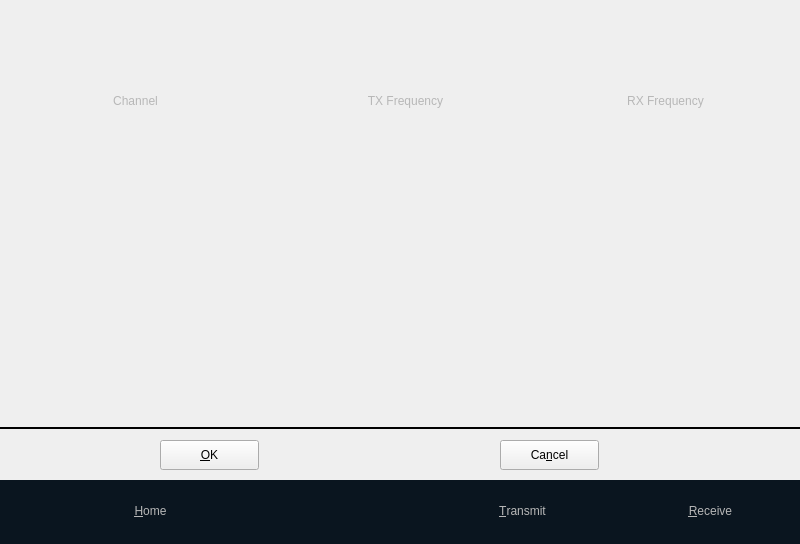
<?xml version="1.0" encoding="UTF-8"?>
<ui version="4.0">
 <class>IndividualFrequencyView</class>
 <widget class="QWidget" name="IndividualFrequencyView">
  <property name="geometry">
   <rect>
    <x>0</x>
    <y>0</y>
    <width>800</width>
    <height>544</height>
   </rect>
  </property>
  <property name="windowTitle">
   <string>Form</string>
  </property>
  <widget class="TitleWidget" name="titleWidget" native="true">
   <property name="geometry">
    <rect>
     <x>0</x>
     <y>0</y>
     <width>800</width>
     <height>51</height>
    </rect>
   </property>
  </widget>
  <widget class="QLabel" name="channelLabel">
   <property name="geometry">
    <rect>
     <x>30</x>
     <y>70</y>
     <width>211</width>
     <height>61</height>
    </rect>
   </property>
   <property name="styleSheet">
    <string notr="true">border-image: url(:/images/images/Call_Ellipse.png);
font: 20pt &quot;Ubuntu&quot;;
color: rgb(183, 183, 183);</string>
   </property>
   <property name="text">
    <string>Channel</string>
   </property>
   <property name="alignment">
    <set>Qt::AlignCenter</set>
   </property>
  </widget>
  <widget class="QLabel" name="txLabel">
   <property name="geometry">
    <rect>
     <x>300</x>
     <y>70</y>
     <width>211</width>
     <height>61</height>
    </rect>
   </property>
   <property name="styleSheet">
    <string notr="true">border-image: url(:/images/images/Call_Ellipse.png);
font: 20pt &quot;Ubuntu&quot;;
color: rgb(183, 183, 183);</string>
   </property>
   <property name="text">
    <string>TX Frequency</string>
   </property>
   <property name="alignment">
    <set>Qt::AlignCenter</set>
   </property>
  </widget>
  <widget class="QLabel" name="rxLabel">
   <property name="geometry">
    <rect>
     <x>560</x>
     <y>70</y>
     <width>211</width>
     <height>61</height>
    </rect>
   </property>
   <property name="styleSheet">
    <string notr="true">border-image: url(:/images/images/Call_Ellipse.png);
font: 20pt &quot;Ubuntu&quot;;
color: rgb(183, 183, 183);</string>
   </property>
   <property name="text">
    <string>RX Frequency</string>
   </property>
   <property name="alignment">
    <set>Qt::AlignCenter</set>
   </property>
  </widget>
  <widget class="QTableView" name="tableView">
   <property name="geometry">
    <rect>
     <x>0</x>
     <y>140</y>
     <width>800</width>
     <height>271</height>
    </rect>
   </property>
   <property name="styleSheet">
    <string notr="true"> color: gray;
background: transparent;
selection-background-color: qlineargradient(spread:pad, x1:0, y1:0, x2:0, y2:1, stop:0 rgba(48, 60, 76, 255), stop:1 rgba(7, 61, 82, 255));
selection-color: rgb(255, 255, 255);
font: 16pt &quot;Ubuntu&quot;;
    border:none;
</string>
   </property>
   <property name="verticalScrollBarPolicy">
    <enum>Qt::ScrollBarAlwaysOff</enum>
   </property>
   <property name="horizontalScrollBarPolicy">
    <enum>Qt::ScrollBarAlwaysOff</enum>
   </property>
   <property name="autoScroll">
    <bool>true</bool>
   </property>
   <property name="editTriggers">
    <set>QAbstractItemView::NoEditTriggers</set>
   </property>
   <property name="showGrid">
    <bool>false</bool>
   </property>
   <property name="wordWrap">
    <bool>true</bool>
   </property>
   <attribute name="horizontalHeaderVisible">
    <bool>false</bool>
   </attribute>
   <attribute name="verticalHeaderDefaultSectionSize">
    <number>40</number>
   </attribute>
  </widget>
  <widget class="QWidget" name="controlWidget" native="true">
   <property name="geometry">
    <rect>
     <x>0</x>
     <y>480</y>
     <width>800</width>
     <height>72</height>
    </rect>
   </property>
   <property name="autoFillBackground">
    <bool>false</bool>
   </property>
   <property name="styleSheet">
    <string notr="true"> background-color:rgb(10,21,31);</string>
   </property>
   <widget class="QToolButton" name="homeBtn">
    <property name="geometry">
     <rect>
      <x>80</x>
      <y>0</y>
      <width>141</width>
      <height>61</height>
     </rect>
    </property>
    <property name="styleSheet">
     <string notr="true">QToolButton{
    border:none;
    outline: none;
    color:rgb(86, 74, 74);
	color: rgb(183, 183, 183);
     background: transparent;
	font: 18pt &quot;Ubuntu&quot;;

}
QToolButton:focus{
    color:white;

}

</string>
    </property>
    <property name="text">
     <string>&amp;Home</string>
    </property>
    <property name="icon">
     <iconset>
      <normalon>:/images/home_normal</normalon>
      <selectedoff>:/images/home_normal</selectedoff>
      <selectedon>:/images/home_hover</selectedon>
     </iconset>
    </property>
    <property name="iconSize">
     <size>
      <width>56</width>
      <height>42</height>
     </size>
    </property>
    <property name="popupMode">
     <enum>QToolButton::DelayedPopup</enum>
    </property>
    <property name="toolButtonStyle">
     <enum>Qt::ToolButtonTextBesideIcon</enum>
    </property>
   </widget>
   <widget class="QToolButton" name="recevieBtn">
    <property name="geometry">
     <rect>
      <x>640</x>
      <y>0</y>
      <width>141</width>
      <height>61</height>
     </rect>
    </property>
    <property name="styleSheet">
     <string notr="true">QToolButton{
    border:none;
    outline: none;
    color:rgb(86, 74, 74);
	color: rgb(183, 183, 183);
     background: transparent;
	font: 18pt &quot;Ubuntu&quot;;

}
QToolButton:focus{
    color:white;

}

</string>
    </property>
    <property name="text">
     <string>&amp;Receive</string>
    </property>
    <property name="icon">
     <iconset>
      <normalon>:/images/images/Call_Bnt_SelNo.png</normalon>
      <selectedoff>:/images/images/station_gray.png</selectedoff>
      <selectedon>:/images/images/individual_white.png</selectedon>
     </iconset>
    </property>
    <property name="iconSize">
     <size>
      <width>40</width>
      <height>40</height>
     </size>
    </property>
    <property name="popupMode">
     <enum>QToolButton::DelayedPopup</enum>
    </property>
    <property name="toolButtonStyle">
     <enum>Qt::ToolButtonTextBesideIcon</enum>
    </property>
   </widget>
   <widget class="QToolButton" name="callBtn">
    <property name="geometry">
     <rect>
      <x>450</x>
      <y>0</y>
      <width>145</width>
      <height>61</height>
     </rect>
    </property>
    <property name="styleSheet">
     <string notr="true">QToolButton{
    border:none;
    outline: none;
    color:rgb(86, 74, 74);
	color: rgb(183, 183, 183);
     background: transparent;
	font: 18pt &quot;Ubuntu&quot;;

}
QToolButton:focus{
    color:white;

}

</string>
    </property>
    <property name="text">
     <string>&amp;Transmit</string>
    </property>
    <property name="icon">
     <iconset>
      <normalon>:/images/images/Call_Bnt_SelNo.png</normalon>
      <selectedoff>:/images/images/individual_gray.png</selectedoff>
      <selectedon>:/images/images/individual_white.png</selectedon>
     </iconset>
    </property>
    <property name="iconSize">
     <size>
      <width>40</width>
      <height>40</height>
     </size>
    </property>
    <property name="popupMode">
     <enum>QToolButton::DelayedPopup</enum>
    </property>
    <property name="toolButtonStyle">
     <enum>Qt::ToolButtonTextBesideIcon</enum>
    </property>
   </widget>
  </widget>
  <widget class="QPushButton" name="arrowUpButton">
   <property name="geometry">
    <rect>
     <x>370</x>
     <y>410</y>
     <width>30</width>
     <height>15</height>
    </rect>
   </property>
   <property name="autoFillBackground">
    <bool>false</bool>
   </property>
   <property name="styleSheet">
    <string notr="true">    border: none;
background-image: url(:/images/Arrow_up_gray);
selection-background-color: url(:/images/Arrow_up_white);</string>
   </property>
   <property name="text">
    <string/>
   </property>
  </widget>
  <widget class="Line" name="line">
   <property name="geometry">
    <rect>
     <x>0</x>
     <y>420</y>
     <width>800</width>
     <height>16</height>
    </rect>
   </property>
   <property name="styleSheet">
    <string notr="true">background:transparent;</string>
   </property>
   <property name="frameShadow">
    <enum>QFrame::Plain</enum>
   </property>
   <property name="lineWidth">
    <number>2</number>
   </property>
   <property name="orientation">
    <enum>Qt::Horizontal</enum>
   </property>
  </widget>
  <widget class="QPushButton" name="okBtn">
   <property name="geometry">
    <rect>
     <x>160</x>
     <y>440</y>
     <width>99</width>
     <height>30</height>
    </rect>
   </property>
   <property name="text">
    <string>&amp;OK</string>
   </property>
   <property name="icon">
    <iconset resource="../../resources/nbdp.qrc">
     <normaloff>:/images/images/OK.png</normaloff>:/images/images/OK.png</iconset>
   </property>
  </widget>
  <widget class="QPushButton" name="cancelBtn">
   <property name="geometry">
    <rect>
     <x>500</x>
     <y>440</y>
     <width>99</width>
     <height>30</height>
    </rect>
   </property>
   <property name="text">
    <string>Ca&amp;ncel</string>
   </property>
   <property name="icon">
    <iconset resource="../../resources/nbdp.qrc">
     <normaloff>:/images/cancel</normaloff>:/images/cancel</iconset>
   </property>
  </widget>
  <widget class="QPushButton" name="arrowDownButton">
   <property name="geometry">
    <rect>
     <x>450</x>
     <y>410</y>
     <width>30</width>
     <height>15</height>
    </rect>
   </property>
   <property name="autoFillBackground">
    <bool>false</bool>
   </property>
   <property name="styleSheet">
    <string notr="true">    border: none;
background-image: url(:/images/Arrow_down_gray);
selection-background-color: url(:/images/Arrow_down_white);</string>
   </property>
   <property name="text">
    <string/>
   </property>
  </widget>
 </widget>
 <customwidgets>
  <customwidget>
   <class>TitleWidget</class>
   <extends>QWidget</extends>
   <header>widgets/titlewidget.h</header>
   <container>1</container>
  </customwidget>
 </customwidgets>
 <resources>
  <include location="../../resources/nbdp.qrc"/>
 </resources>
 <connections/>
</ui>
